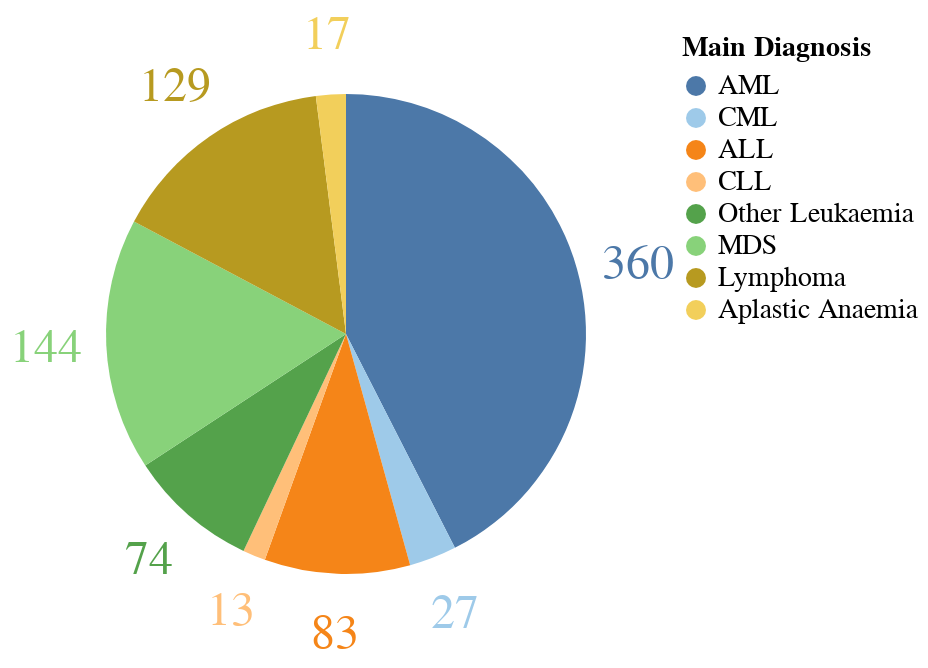

Notebook code cell kept with this figure:
### Markdown cell above
### Primary haematological diagnosis

### Code cell
source = pd.DataFrame({"HD": ['AML', 'CML', 'ALL', 'CLL', 'Other Leukaemia', 'MDS', 'Lymphoma', 'Aplastic Anaemia'], "value": [360, 27, 83, 13, 74, 144, 129, 17]})

source = source.reset_index()
#source
chart =alt.Chart(source).encode(
    theta=alt.Theta(field="value", type="quantitative", stack =True, sort =  [
    'AML', 'CML', 'Other ML', 'ALL', 'CLL', 'Other LL', 
    'Other Leukemia', 'MDS', 'Lymphoma', 'Aplastic Anemia',
    'Other' 
    ]),
    color=alt.Color(field="HD", type="nominal", sort = None,title='Main Diagnosis') ,
    order= alt.Order(field="index",  sort= "ascending")
)

arc = chart.mark_arc(outerRadius = 120)
text =chart.mark_text(radius=150, size=24, align = 'center').encode(
    text="value:N"
)
(arc+text).configure_range(
    category={'scheme': 'tableau20'}
).resolve_scale( theta="independent" ).configure_view(
    strokeWidth=0
).configure_legend(labelFontSize = 14, titleFontSize = 14, columns=1, direction='horizontal')

### Figure 1 — Vega-Lite specification as saved in the notebook (floating-point values rounded to 4 significant figures)
{"config": {"view": {"continuousWidth": 300, "continuousHeight": 300, "strokeWidth": 0}, "legend": {"columns": 1, "direction": "horizontal", "labelFontSize": 14, "titleFontSize": 14}, "range": {"category": {"scheme": "tableau20"}}}, "layer": [{"mark": {"type": "arc", "outerRadius": 120}, "encoding": {"color": {"field": "HD", "sort": null, "title": "Main Diagnosis", "type": "nominal"}, "order": {"field": "index", "sort": "ascending"}, "theta": {"field": "value", "sort": ["AML", "CML", "Other ML", "ALL", "CLL", "Other LL", "Other Leukemia", "MDS", "Lymphoma", "Aplastic Anemia", "Other"], "stack": true, "type": "quantitative"}}}, {"mark": {"type": "text", "align": "center", "radius": 150, "size": 24}, "encoding": {"color": {"field": "HD", "sort": null, "title": "Main Diagnosis", "type": "nominal"}, "order": {"field": "index", "sort": "ascending"}, "text": {"field": "value", "type": "nominal"}, "theta": {"field": "value", "sort": ["AML", "CML", "Other ML", "ALL", "CLL", "Other LL", "Other Leukemia", "MDS", "Lymphoma", "Aplastic Anemia", "Other"], "stack": true, "type": "quantitative"}}}], "data": {"name": "data-4b852e52a602daafde338c0cad398c46"}, "resolve": {"scale": {"theta": "independent"}}, "$schema": "https://vega.github.io/schema/vega-lite/v5.16.3.json", "datasets": {"data-4b852e52a602daafde338c0cad398c46": [{"index": 0, "HD": "AML", "value": 360}, {"index": 1, "HD": "CML", "value": 27}, {"index": 2, "HD": "ALL", "value": 83}, {"index": 3, "HD": "CLL", "value": 13}, {"index": 4, "HD": "Other Leukaemia", "value": 74}, {"index": 5, "HD": "MDS", "value": 144}, {"index": 6, "HD": "Lymphoma", "value": 129}, {"index": 7, "HD": "Aplastic Anaemia", "value": 17}]}}
